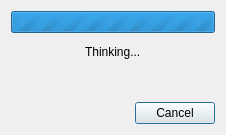
<?xml version="1.0" encoding="UTF-8"?>
<ui version="4.0">
 <class>ProgressDialog</class>
 <widget class="QDialog" name="ProgressDialog">
  <property name="geometry">
   <rect>
    <x>0</x>
    <y>0</y>
    <width>226</width>
    <height>135</height>
   </rect>
  </property>
  <property name="windowTitle">
   <string>Downloading...</string>
  </property>
  <layout class="QGridLayout" name="gridLayout">
   <item row="0" column="0">
    <widget class="QProgressBar" name="progressBar">
     <property name="minimum">
      <number>0</number>
     </property>
     <property name="maximum">
      <number>0</number>
     </property>
     <property name="value">
      <number>0</number>
     </property>
    </widget>
   </item>
   <item row="1" column="0">
    <layout class="QVBoxLayout" name="verticalLayout">
     <item>
      <layout class="QHBoxLayout" name="horizontalLayout_2">
       <item>
        <spacer name="horizontalSpacer">
         <property name="orientation">
          <enum>Qt::Orientation::Horizontal</enum>
         </property>
         <property name="sizeHint" stdset="0">
          <size>
           <width>40</width>
           <height>20</height>
          </size>
         </property>
        </spacer>
       </item>
       <item>
        <widget class="QLabel" name="nameLabel">
         <property name="text">
          <string>Thinking...</string>
         </property>
        </widget>
       </item>
       <item>
        <spacer name="horizontalSpacer_2">
         <property name="orientation">
          <enum>Qt::Orientation::Horizontal</enum>
         </property>
         <property name="sizeHint" stdset="0">
          <size>
           <width>40</width>
           <height>20</height>
          </size>
         </property>
        </spacer>
       </item>
      </layout>
     </item>
     <item>
      <layout class="QHBoxLayout" name="horizontalLayout">
       <item>
        <spacer name="horizontalSpacer_3">
         <property name="orientation">
          <enum>Qt::Orientation::Horizontal</enum>
         </property>
         <property name="sizeHint" stdset="0">
          <size>
           <width>40</width>
           <height>20</height>
          </size>
         </property>
        </spacer>
       </item>
       <item>
        <widget class="QLabel" name="speedLabel">
         <property name="text">
          <string/>
         </property>
        </widget>
       </item>
       <item>
        <widget class="QLabel" name="ETALabel">
         <property name="text">
          <string/>
         </property>
        </widget>
       </item>
       <item>
        <spacer name="horizontalSpacer_4">
         <property name="orientation">
          <enum>Qt::Orientation::Horizontal</enum>
         </property>
         <property name="sizeHint" stdset="0">
          <size>
           <width>40</width>
           <height>20</height>
          </size>
         </property>
        </spacer>
       </item>
      </layout>
     </item>
    </layout>
   </item>
   <item row="2" column="0">
    <layout class="QHBoxLayout" name="horizontalLayout_3">
     <item>
      <spacer name="horizontalSpacer_5">
       <property name="orientation">
        <enum>Qt::Orientation::Horizontal</enum>
       </property>
       <property name="sizeHint" stdset="0">
        <size>
         <width>40</width>
         <height>20</height>
        </size>
       </property>
      </spacer>
     </item>
     <item>
      <widget class="QPushButton" name="pushButton">
       <property name="text">
        <string>Cancel</string>
       </property>
       <property name="icon">
        <iconset theme="QIcon::ThemeIcon::WindowClose"/>
       </property>
      </widget>
     </item>
    </layout>
   </item>
  </layout>
 </widget>
 <resources/>
 <connections/>
</ui>
